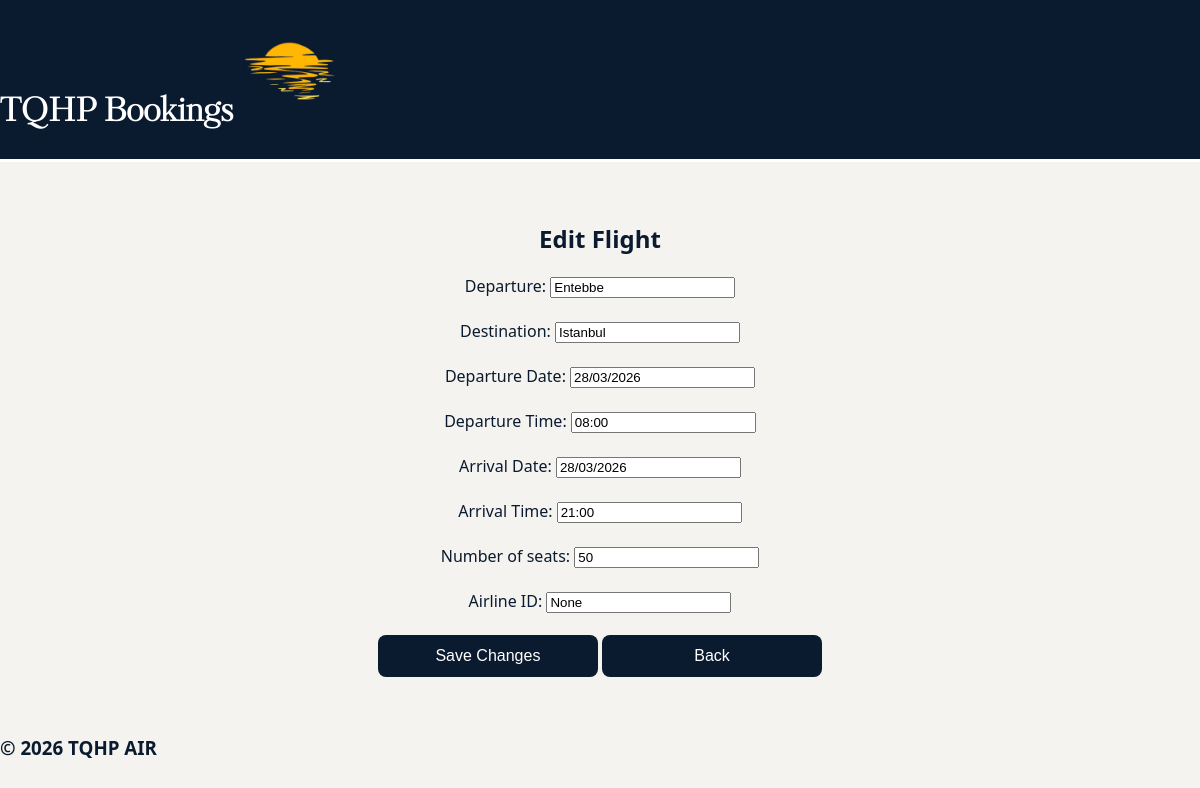
The page /editFlight/10 on the database its author committed.
### tables this page shows
CREATE TABLE Flight (
    flightNumber INTEGER PRIMARY KEY AUTOINCREMENT,
    departure TEXT NOT NULL,
    destination TEXT NOT NULL,
    departureDate TEXT NOT NULL,
    departureTime TEXT NOT NULL,
    arrivalDate TEXT NOT NULL,
    arrivalTime TEXT NOT NULL,
    numberSeats INTEGER NOT NULL,
    airlineID INTEGER,
    FOREIGN KEY (airlineID) REFERENCES Airline(airlineID)
);

### project/app.py (the view, shortened to what this page needs)
@app.route("/editFlight/<int:flightID>", methods=["GET", "POST"])
def editFlight(flightID):
    conn = getDbConnection()
    f = conn.execute("SELECT * FROM Flight WHERE flightNumber =?", (flightID,)).fetchone()
    flight = conn.execute("SELECT * FROM Flight WHERE flightNumber =?", (flightID,)).fetchone()
    conn.close()
    return render_template("editFlight.html", flight=flight)

### project/app.py (called while the page is built)
def getDbConnection():
    conn = sqlite3.connect("AirPlaneSystem.db")
    conn.row_factory = sqlite3.Row
    return conn

### project/templates/editFlight.html (shortened to what this page needs)
<!DOCTYPE html>
<html lang="en">
<head>
    <link rel="stylesheet" href="{{ url_for('static', filename='airplane.css') }}">
</head>
<body>
        <div class = "topBar">
        <h1>
             TQHP Bookings
            <img id="logo" src="{{ url_for('static', filename='Images/sunset logo.png') }}">
        </h1>
    </div>
    <div class = "main">
    <div class = "entry">
    <form method="POST">
        <h2>Edit Flight</h2>
        Departure:
        <input type="text" name="Departure" value="{{ flight['departure'] }}" required><br><br>
        Destination:
        <input type="text" name="Destination" value="{{ flight['destination'] }}" required><br><br>
        Departure Date:
        <input type="text" name="Departure Date" value="{{ flight['departureDate'] }}" required><br><br>
        Departure Time:
        <input type="text" name="Departure Time" value="{{ flight['departureTime'] }}" required><br><br>
        Arrival Date:
        <input type="text" name="Arrival Date" value="{{ flight['arrivalDate'] }}" required><br><br>
        Arrival Time:
        <input type="text" name="Arrival Time" value="{{ flight['arrivalTime'] }}" required><br><br>
        Number of seats:
        <input type="text" name="Number of seats" value="{{ flight['numberSeats'] }}" required><br><br>
        Airline ID:
        <input type="text" name="Airline ID" value="{{ flight['airlineID'] }}" required><br><br>
        <button class = "button" type="submit">Save Changes</button>
        <button class = "backButton" type ="button" onclick="location.href='/admin'">Back</button>
    </form>
    </div>
    </div>
    <div class = "bottomBar">
        <h3>© 2026 TQHP AIR</h3>
    </div>
</body>
</html>

### project/static/airplane.css (style rules this page uses)
body { margin: 0; font-family: 'Segoe UI', Arial, sans-serif; background: #f5f3ef; color: #0A1A2F; }
.topBar { background: #0A1A2F; color: white; font-size: 16px; display: flex; align-items: center; justify-content: flex-start; border-bottom: 3px solid white; height: 20%; font-family: 'KudryashevDisplay'; }
#logo { height: 100px; width: auto; }
.main { padding: 40px; display: flex; flex-direction: column; align-items: center; text-align: center; }
button { width: 220px; padding: 12px; font-size: 16px; border-radius: 8px; border: none; background: #0A1A2F; color: white; cursor: pointer; transition: 0.2s; }

### rows shown on the page
Flight: Departure "Entebbe", Destination "Istanbul", departureDate "28/03/2026", departureTime "08:00", arrivalDate "28/03/2026", arrivalTime "21:00", numberSeats "50"
